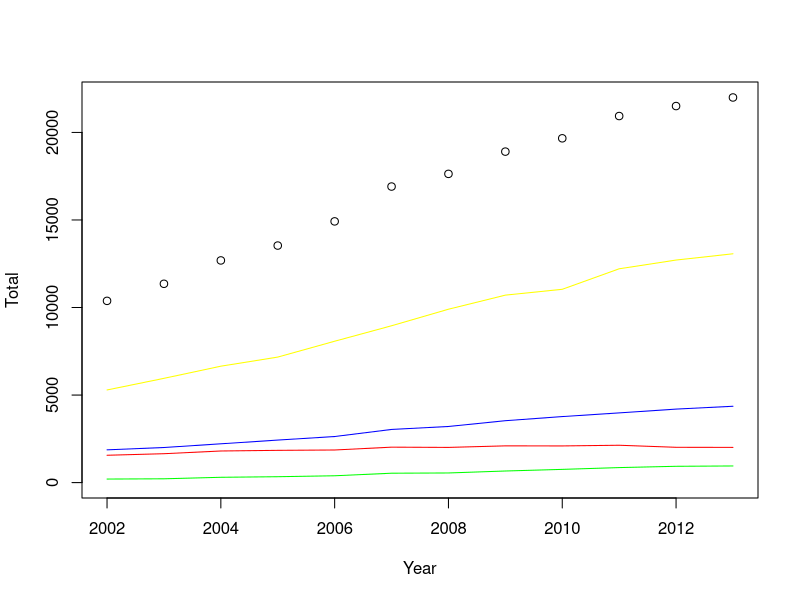
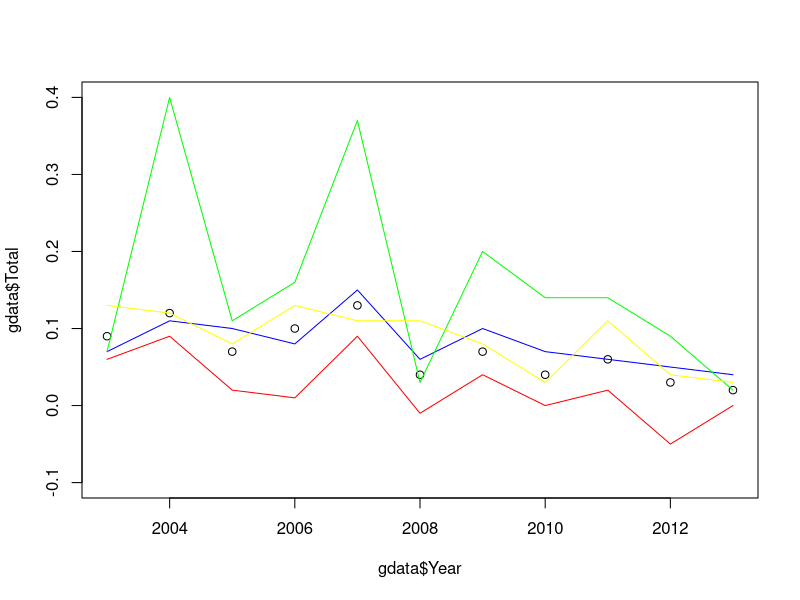

Recreate these plots in R, in order.
## ---- chunk 1
rdata<-read.csv("1.csv",header = TRUE)

plot(rdata$Year,rdata$Total,xlab = "Year",ylab ="Total",ylim = c(0,22000))
lines(rdata$Year,rdata$Administrators,col="red")
lines(rdata$Year,rdata$Nursing.Staff,col="blue")
lines(rdata$Year,rdata$Social.Workers,col="green")
lines(rdata$Year,rdata$Serviceman,col="yellow")
## ---- chunk 2

gdata<-read.csv("2.csv",header = TRUE)

vect<-c(-0.1,0.4)

plot(gdata$Year,gdata$Total, ,ylim = vect)
lines(gdata$Year,gdata$Administrators,col="red")
lines(gdata$Year,gdata$Nursing.Staff,col="blue")
lines(gdata$Year,gdata$Social.Workers,col="green")
lines(gdata$Year,gdata$Serviceman,col="yellow")
## ---- chunk 3
m<-data.frame(mean(gdata$Total),
              mean(gdata$Administrators),
              mean(gdata$Nursing.Staff),
              mean(gdata$Social.Workers),
              mean(gdata$Serviceman))
print(m)
## ---- chunk 4
n1<-cor(gdata$Nursing.Staff,gdata$Total)
n2<-cor(gdata$Nursing.Staff,gdata$Administrators)
n3<-cor(gdata$Nursing.Staff,gdata$Social.Workers)
n4<-cor(gdata$Nursing.Staff,gdata$Serviceman)
nn<-data.frame(n1,n2,n3,n4)
print(nn)
